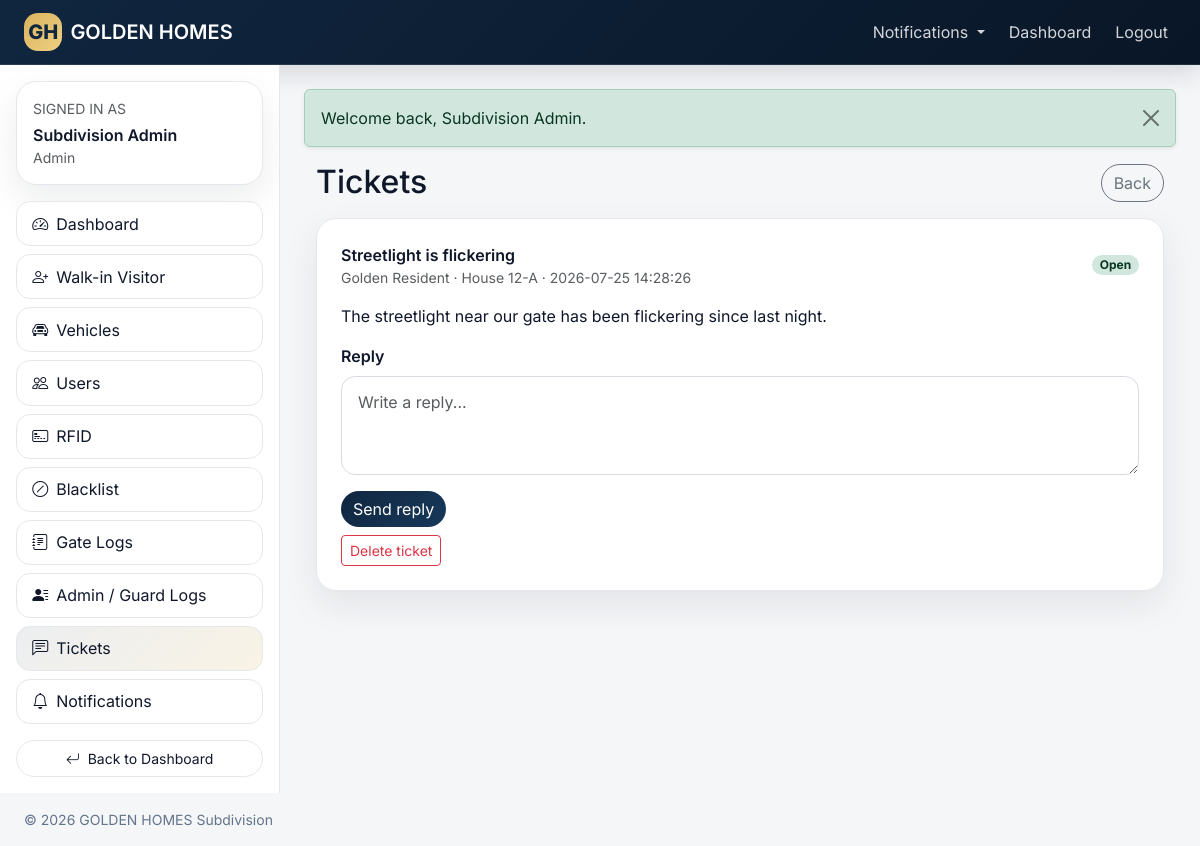
/admin/tickets.php (signed in), run on the app's committed database.
### tables this page shows
CREATE TABLE concerns (
id BIGINT UNSIGNED AUTO_INCREMENT PRIMARY KEY,
resident_id BIGINT UNSIGNED NULL,
sender_name VARCHAR(150) NOT NULL,
sender_role ENUM('resident',
'admin') NOT NULL DEFAULT 'resident',
house_number VARCHAR(50) NULL,
subject VARCHAR(150) NOT NULL,
message TEXT NOT NULL,
reply TEXT NULL,
status ENUM('open',
'closed') NOT NULL DEFAULT 'open',
replied_by BIGINT UNSIGNED NULL,
replied_at DATETIME NULL,
created_at TIMESTAMP DEFAULT CURRENT_TIMESTAMP,
updated_at TIMESTAMP DEFAULT CURRENT_TIMESTAMP ON UPDATE CURRENT_TIMESTAMP,
CONSTRAINT fk_concerns_resident FOREIGN KEY (resident_id) REFERENCES residents(id) ON DELETE SET NULL,
CONSTRAINT fk_concerns_replied_by FOREIGN KEY (replied_by) REFERENCES users(id) ON DELETE SET NULL
);

### app/Controllers.php (called while the page is built, shortened)
<?php
class AdminController
{
    public function tickets(): void
    {
        View::render('admin/tickets',['pageTitle'=>'Tickets','tickets'=>TicketModel::all()]);
    }
}
?>

### admin/tickets.php (called while the page is built, shortened)
<?php
(new AdminController())->tickets();

### app/Models.php (called while the page is built, shortened)
<?php
class TicketModel
{
    public static function all(): array
    {
        return Database::pdo()->query("
            SELECT c.*, u.full_name AS replied_by_name
            FROM concerns c
            LEFT JOIN users u ON u.id = c.replied_by
            ORDER BY c.created_at DESC
        ")->fetchAll();
    }
}
?>

### app/views/admin/tickets.php (the view, shortened to what this page needs)
<?php
include app_path('views/layouts/header.php');
?>
<div class="container-fluid">
    <div class="d-flex justify-content-between align-items-center mb-3">
        <h2 class="mb-0">Tickets</h2>
        <a class="btn btn-outline-secondary rounded-pill" href="<?= e(url('admin/dashboard.php')) ?>">Back</a>
    </div>
    <div class="d-grid gap-3">
        <?php foreach ($tickets as $t): ?>
            <div class="gh-card p-4">
                <div class="d-flex justify-content-between align-items-center gap-2 flex-wrap">
                    <div>
                        <div class="fw-semibold"><?= e($t['subject']) ?></div>
                        <div class="small text-muted"><?= e($t['sender_name']) ?> · House <?= e($t['house_number']) ?> · <?= e($t['created_at']) ?></div>
                    </div>
                    <span class="badge rounded-pill <?= e(gate_badge($t['status'])) ?>"><?= e(ucfirst($t['status'])) ?></span>
                </div>
                <div class="mt-3"><?= e($t['message']) ?></div>
                <?php if (!empty($t['reply'])): ?>
                    <div class="mt-3 p-3 rounded-4 bg-light border">
                        <div class="small text-uppercase text-muted">Reply</div>
                        <div><?= e($t['reply']) ?></div>
                    </div>
                <?php else: ?>
                    <form method="post" action="<?= e(url('admin/tickets.php')) ?>" class="mt-3"><?= csrf_field() ?>
                        <label class="form-label">Reply</label>
                        <textarea class="form-control" name="reply" rows="3" placeholder="Write a reply..."></textarea>
                        <button class="btn gh-primary rounded-pill mt-3" type="submit">Send reply</button>
                    </form>
                <?php endif; ?>
                <form method="post" action="<?= e(url('admin/tickets.php')) ?>" class="mt-2" onsubmit="return confirm('Delete this ticket?')"><button class="btn btn-sm btn-outline-danger">Delete ticket</button></form>
            </div>
        <?php endforeach; ?>
    </div>
</div>
<?php
include app_path('views/layouts/footer.php');

### assets/css/app.css (style rules this page uses)
:root { --gh-navy:#10263f; --gh-navy-2:#17395b; --gh-gold:#d9b45f; --gh-gold-2:#efcf82; --gh-bg:#f5f6f8; --gh-surface:#ffffff; --gh-border:#e5e7eb; --gh-text:#0f172a; --gh-muted:#64748b; --gh-shadow:0 14px 36px rgba(15,23,42,.08); --gh-radius:20px; }
* { box-sizing:border-box }
html,body { height:100% }
body { font-family:'Inter',system-ui,-apple-system,BlinkMacSystemFont,'Segoe UI',sans-serif; color:var(--gh-text); background:var(--gh-bg); }
a { text-decoration:none }
small,.small { color:var(--gh-muted) }
.gh-sidebar-card,.gh-card,.gh-card-soft,.gh-stat { background:var(--gh-surface);border:1px solid var(--gh-border);border-radius:var(--gh-radius);box-shadow:var(--gh-shadow); }
.gh-primary { background:linear-gradient(135deg,var(--gh-navy),var(--gh-navy-2));border:none;color:#fff }
.form-control,.form-select { border-radius:14px;border:1px solid #d7dce3;padding:.8rem 1rem }
label { font-weight:600;margin-bottom:.35rem }
.gh-card { box-shadow:var(--gh-shadow) }

### data on the page
concerns: subject "Streetlight is flickering", sender_name "Golden Resident", house_number "12-A", created_at "2026-07-25 14:28:26", status "Open", message "The streetlight near our gate has been flickering since last night."

### other printed values
APP_SHORT "GOLDEN HOMES"
$user['name'] "Subdivision Admin"
$role "Admin"
$label "Dashboard"
$label "Walk-in Visitor"
$label "Vehicles"
$label "Users"
$label "RFID"
$label "Blacklist"
$label "Gate Logs"
$label "Admin / Guard Logs"
$label "Tickets"
$label "Notifications"
$flash['message'] "Welcome back, Subdivision Admin."
APP_NAME "GOLDEN HOMES Subdivision"
